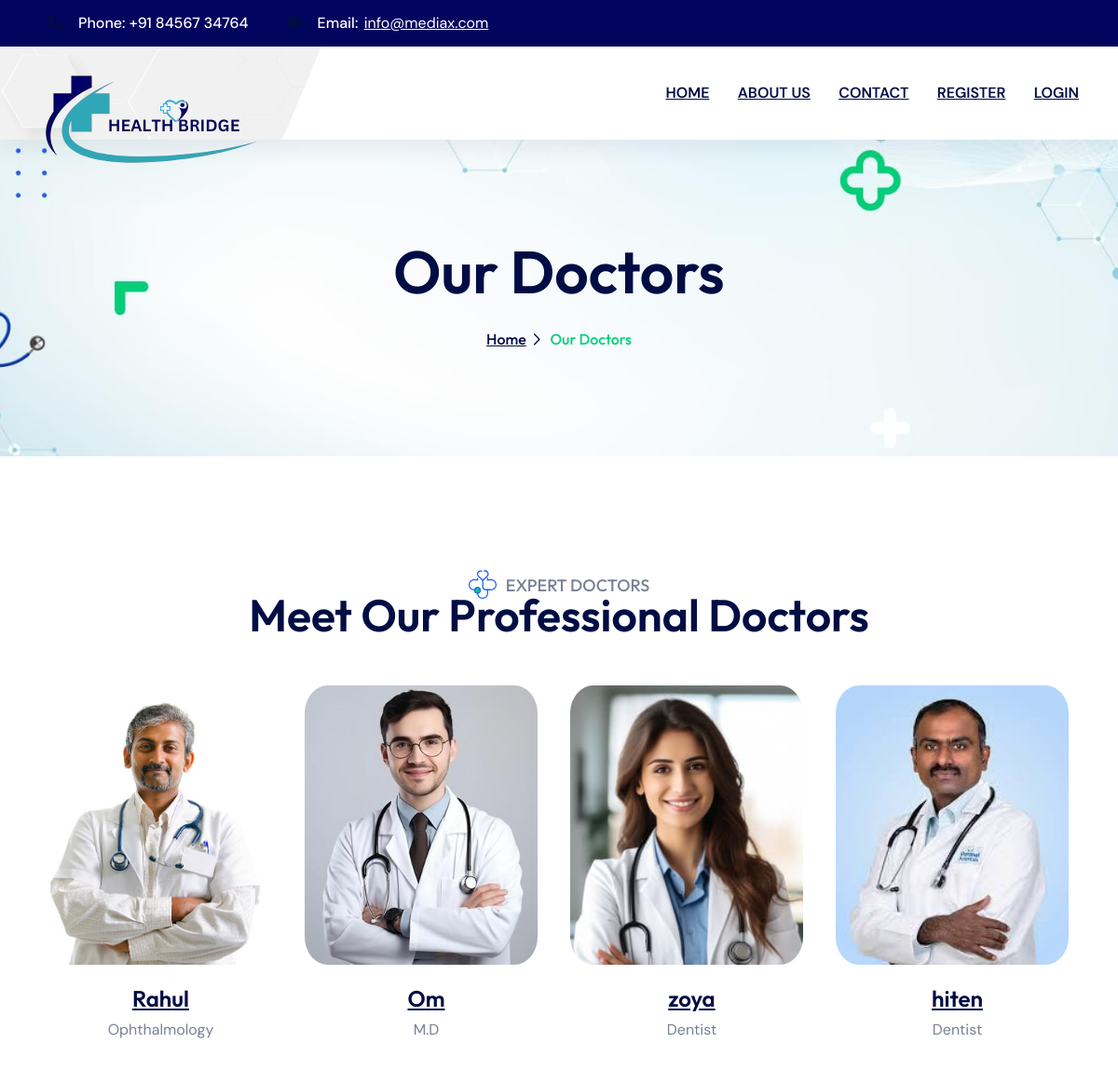
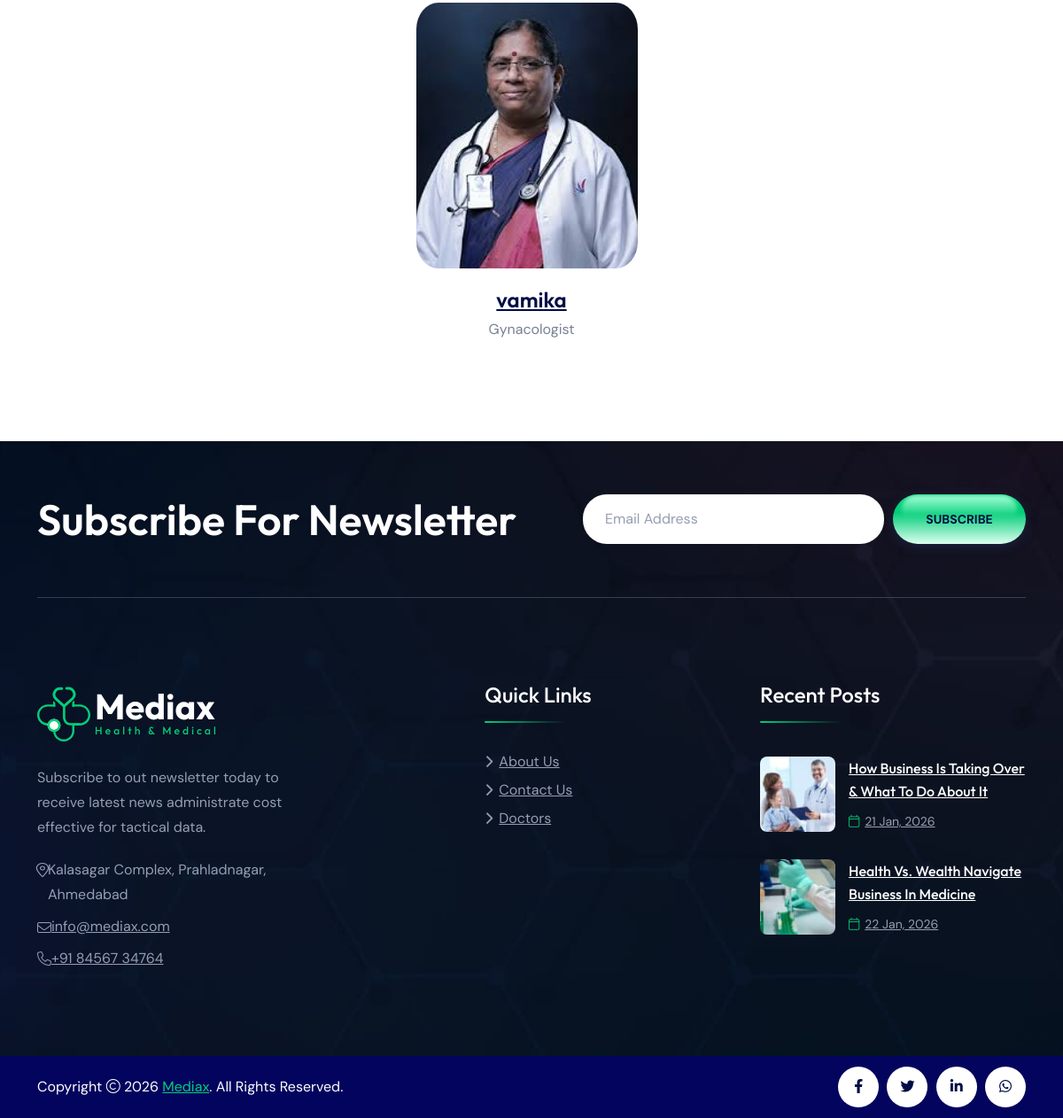
/find_doctors, run on the app's committed database (2 pictures, top to bottom).
### myapp/models.py (models this page shows, shortened)
class DoctorProfile(models.Model):
    user = models.ForeignKey(Login, on_delete=models.CASCADE)
    department = models.ForeignKey(Department, on_delete=models.CASCADE)
    shift_hour = models.TimeField()
    consultation_fees = models.IntegerField()
    specialization = models.CharField(max_length=30)
    bio = models.TextField(blank=True, null=True)  # Brief introduction
    status = models.IntegerField(choices=[(0, 'Unavailable'), (1, 'Available')], default=1)
    doctorprofile_image = models.ImageField(upload_to='media/', blank=True, null=True)
    def doctor_image(self):
        return mark_safe('<img src = "{}" width = "100">'.format(self.doctorprofile_image.url))
    doctor_image.allow_tags = True

class Login(models.Model):
    name = models.CharField(max_length=100)
    email = models.EmailField(unique=True)
    password = models.CharField(max_length=100, default="admin@123")
    phone = models.CharField(max_length=20, null=True, blank=True)
    ROLE = (
        ('User', 'User'),
        ('Doctor', 'Doctor'),
    )
    role = models.CharField(max_length=10, choices=ROLE)
    STATUS = (
        ("0", "unapproved"),
        ("1", "approved")
    )
    status = models.CharField(max_length=10, choices=STATUS, default='0')
    id_proof = models.FileField(upload_to='id_proofs/', null=True, blank=True, default=None)
    def pic(self):
        return mark_safe('<img src = "{}" width = "100">'.format(self.id_proof.url))
    pic.allow_tags = True

class Department(models.Model):
    department_name = models.CharField(max_length=50)

### myapp/views.py (the view)
# urls.py: path('find_doctors', views.find_doctors, name='find_doctors'),
def find_doctors(request):
    context = checksession(request)
    if context is None:
        context = {}
    departments = Department.objects.all()
    category_type = request.GET.get('category_type')
    doctors = DoctorProfile.objects.all()
    if category_type:
        doctors = doctors.filter(department__id=category_type)
    context['doctordetails'] = doctors
    context['alldepartments'] = departments
    return render(request, 'search_doctor.html', context)

### myapp/templates/search_doctor.html (shortened to what this page needs)
{%extends 'base.html'%}
{%block main%}
{%load static%}
        <div class="breadcumb-wrapper" data-bg-src="assets/img/bg/breadcumb-bg.jpg">
                <div class="container">
                        <div class="breadcumb-content">
                                <h1 class="breadcumb-title">Our Doctors</h1>
                                <ul class="breadcumb-menu">
                                        <li><a href="/">Home</a></li>
                                        <li>Our Doctors</li>
                                </ul>
                        </div>
                </div>
        </div>
        <section class="space">
                <div class="container">
                        <div class="title-area text-center"><span class="sub-title"><img
                                                src="static/assets/img/theme-img/title_icon.svg" alt="Icon">Expert
                                        doctors</span>
                                <h2 class="sec-title">Meet our professional Doctors</h2>
                        </div>
                        {% if doctordetails%}
                        <div class="row gy-40 justify-content-center">
                                {% for i in doctordetails%}
                                <div class="col-xl-3 col-lg-4 col-sm-6">
                                        <div class="th-team team-card">
                                                <div class="photo-img"><img src="{{i.doctorprofile_image.url}}" alt="Team"><br>
                                                </div>
                                                {%if request.session.log_id%}
                                                <h3 class="box-title"><a href="{% url 'doc_detail' i.id %}">{{i.user.name}}</a></h3><span
                                                        class="team-desig">{{i.department.department_name}}</span>
                                                {%else%}
                                                <h3 class="box-title"><a href="/login">{{i.user.name}}</a></h3><span
                                                        class="team-desig">{{i.department.department_name}}</span>
                                                {%endif%}
                                        </div>
                                </div>
                                {%endfor%}
                        </div>
                        {%else%}
                        <br>
                        <h5 align="center">No Doctor Available For This Department Right Now.</h5>
                        {%endif%}
                </div>
        </section>
    {%endblock%}

### data on the page
DoctorProfile: doctorprofile_image (picture), user.name "Rahul", department.department_name "Ophthalmology"
DoctorProfile: doctorprofile_image (picture), user.name "Om", department.department_name "M.D"
DoctorProfile: doctorprofile_image (picture), user.name "zoya", department.department_name "Dentist"
DoctorProfile: doctorprofile_image (picture), user.name "hiten", department.department_name "Dentist"
DoctorProfile: doctorprofile_image (picture), user.name "vamika", department.department_name "Gynacologist"
